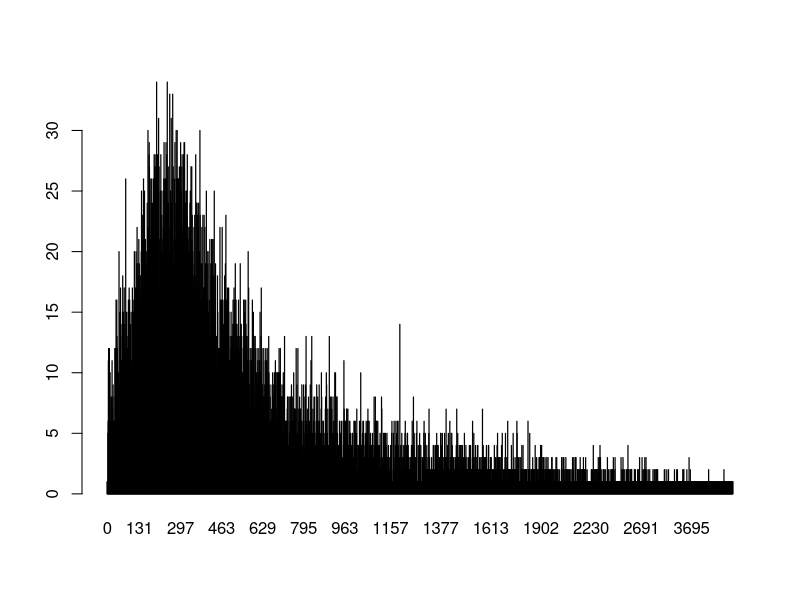
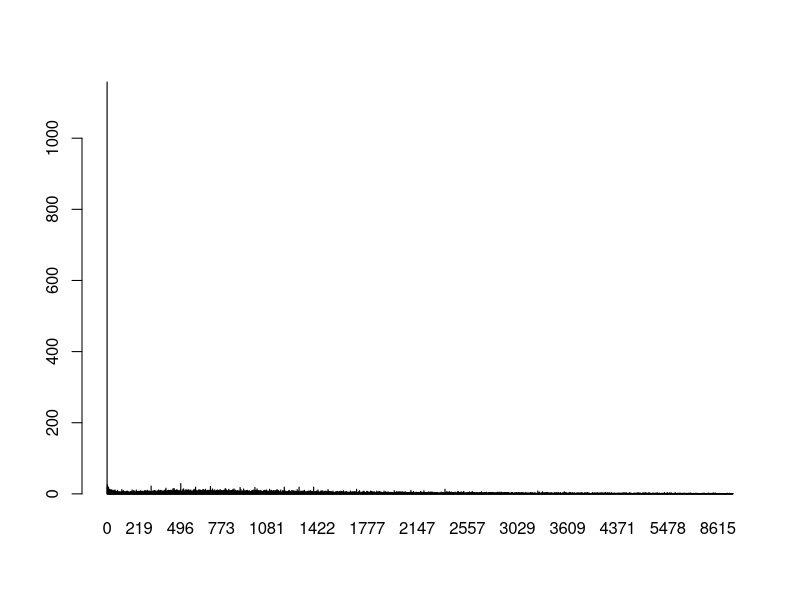
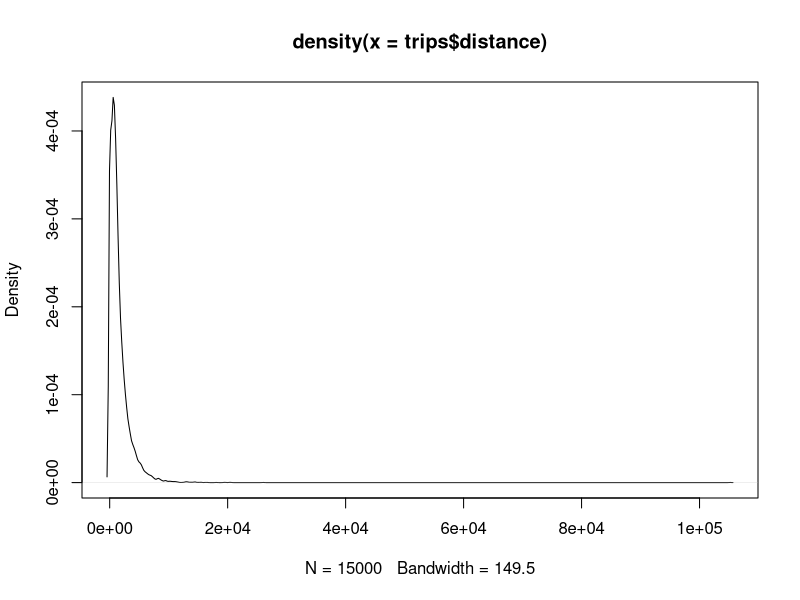
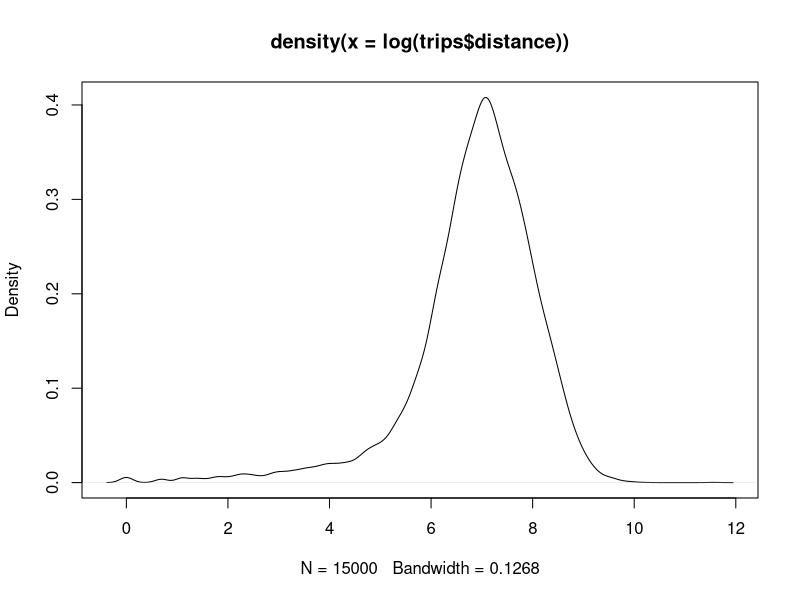
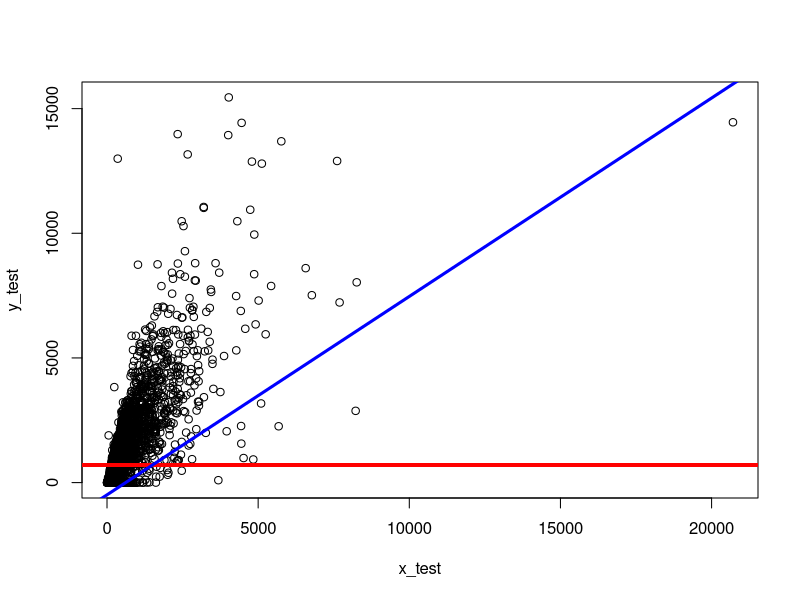

Write R code to recreate these figures, in order.
## ---- chunk 1
knitr::opts_chunk$set(echo = TRUE)
## ---- chunk 2
# import the data
trips201807 <- read.csv("trips-2018-7.csv")
trips201808 <- read.csv("trips-2018-8.csv")
trips201809 <- read.csv("trips-2018-9.csv")
trips <- rbind(trips201807, trips201808, trips201809)
## ---- chunk 3
# look at duration
barplot(table(trips$duration))
barplot(table(trips$distance))
## ---- chunk 4
# look at distribution of distance 
plot(density(trips$distance))

# look at the logged distribution to get a better perspective
plot(density(log(trips$distance)))
## ---- chunk 5
# use the plyr library to split the records evenly and take samples
# use month as divider and take a random sample of 0.8 of the dataset split evenly across the months
# capture the remainder (0.2) of the split in the second part of the output
# https://www.rdocumentation.org/packages/plyr/versions/1.8.4/topics/dlply
# https://stackoverflow.com/questions/18258690/take-randomly-sample-based-on-groups
# https://stackoverflow.com/questions/18942792/training-and-test-set-with-respect-to-group-affiliation
library(plyr)
split_set = dlply(trips, .(month), function(.) { s = sample(1:nrow(.), trunc(nrow(.) * 0.8)); list(.[s, ], .[-s,]) } )

# train/test split
# https://www.rdocumentation.org/packages/plyr/versions/1.8.4/topics/ldply
training_set = ldply(split_set, function(.) .[[1]])
test_set = ldply(split_set, function(.) .[[2]])

# make the model
y_train = training_set$duration
x_train = training_set$distance
fit_mean = mean(y_train)
fit_lm <- lm(y ~ x, data.frame(y=y_train, x=x_train))

# test results
y_test <- test_set$distance
x_test <- test_set$duration

# make a vector that is populated with the fit_mean
pred_mean <- rep(fit_mean, length(y_test))

# get a vector of predictions based on test data
pred_lm <- predict(fit_lm, data.frame(x=x_test))

## ---- chunk 6
# define RMSE function
RMSE <- function(m, o) {
    sqrt(mean((m - o)^2))
}

# get the RMSE
RMSE(pred_mean, y_test)
RMSE(pred_lm, y_test)

## ---- chunk 7
# plot the results
plot(x_test, y_test)
abline(h=pred_mean, col="red", lwd=3)
abline(fit_lm, col="blue", lwd=3)
